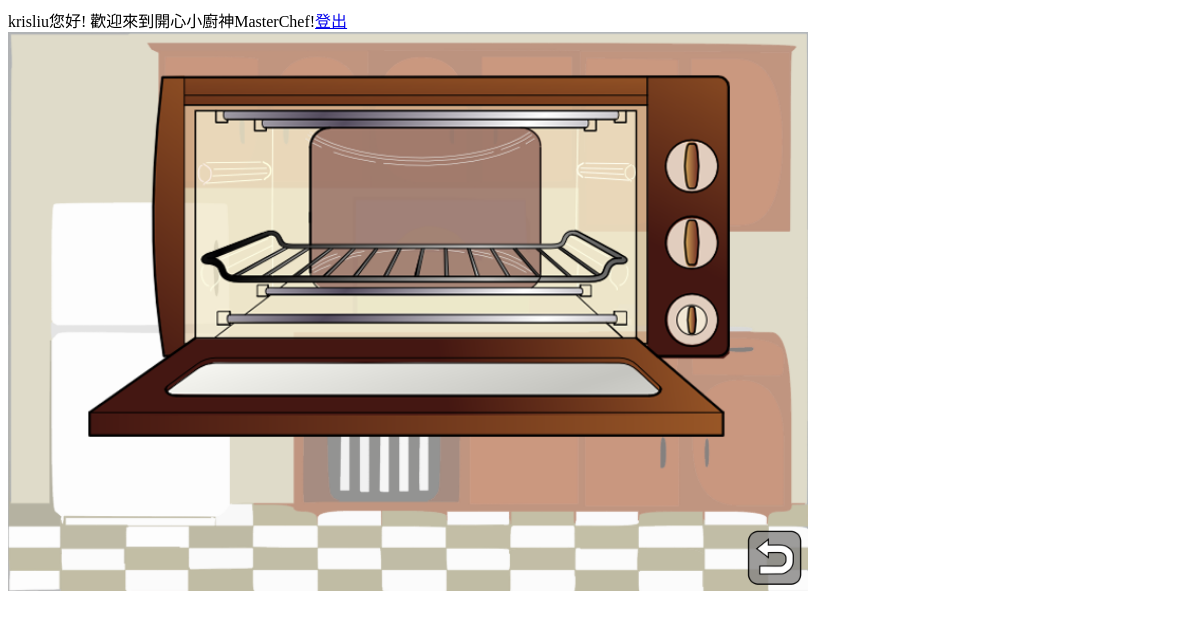
Before: /masterchef/cakeoven.php (signed in) with the older database file.
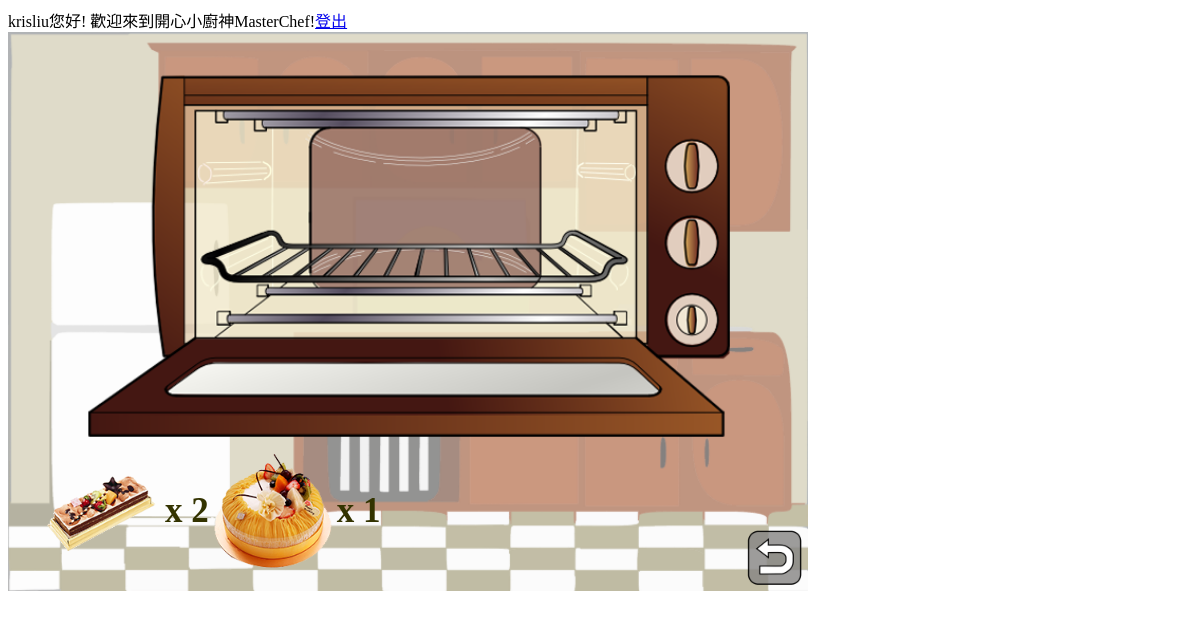
After: the same page with the newer database file.
### tables this page shows
CREATE TABLE IF NOT EXISTS `cakeoven` (
  `uid` int(11) NOT NULL,
  `user` varchar(11) NOT NULL,
  `name` varchar(20) NOT NULL,
  `amount` int(11) NOT NULL,
  `exp` int(11) NOT NULL,
  `time` int(11) NOT NULL,
  `cash` int(11) NOT NULL,
  `sold` int(11) NOT NULL
);

### masterchef/cakeoven.php (the view, shortened to what this page needs)
<?php
require("config.php");
?>
<head>
</head>
<html>
<body>
    <div class="container">
		<div>
            <div id="droppable" class="ui-widget-header">
				<img src ="pics\ovenhome.png" style="z-index:1" width="800px" id="cake">
			</div>
		</div>
	</div>
<div class="equipment">
<table>
<?php
$sql = "select * from cakeoven where amount>0;";
$results=mysqli_query($conn,$sql);
echo "<tr>";
while ($rs=mysqli_fetch_array($results)) {
	$src = $rs['name'];
	if($rs['status']==0)
	echo "<td><a class=\"js-open-modal btn\" href=\"#\" data-modal-id=\"buy{$rs['uid']}\">
	<img src=\"pics\\{$src}.png\" width=\"120px\"></a></td>";
	echo "<td>x " , $rs['amount'] ,"</td>" ;
}
echo"</tr>";
?>
</table>
</div>
<div class="Back" style="z-index:15">
<a href="home.php"><img src="pics/unnamed.png" id="back" width="60px" height="auto" ></a>
</div>
</body>
</html>

Changed rows visible on the page:
added cakeoven: name (picture), amount "2"
added cakeoven: name (picture), amount "1"
